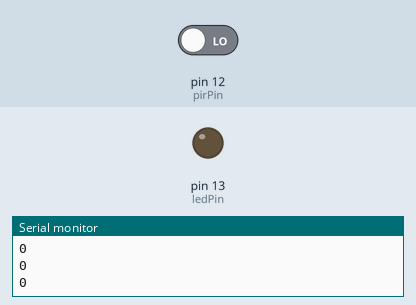
Simulated run of this sketch. Board: Arduino Uno, built with avr-gcc and run on an emulated ATmega328P. Shown: output pins drawn as LEDs (lit = HIGH), the last lines printed to the serial monitor. Inputs (shaded band) come from the test bench; at power-on: pin 12 (pirPin) LOW.

Above: at 1.2 s.
1.3 s: pin 12 (pirPin) driven HIGH
At 1.8 s:
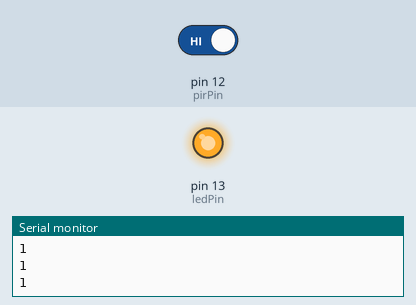
2.8 s: pin 12 (pirPin) driven LOW
At 4.2 s:
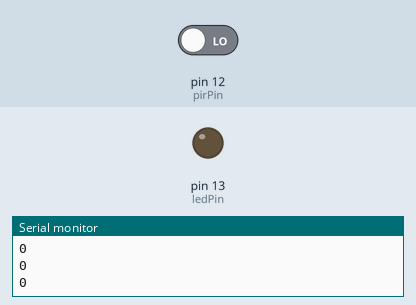
Timing chart, 0 to 5.8 s (numbered marks = the images above; inputs shaded):
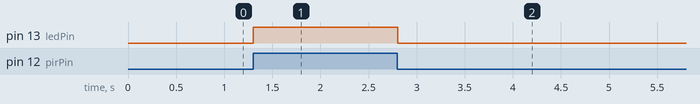

The sketch:

firstAttempt.ino
```cpp
int ledPin = 13;
int pirPin = 12;
int pirValue;

void setup() {
  pinMode(ledPin, OUTPUT);  // LED is output
  pinMode(pirPin, INPUT);   // PIR sensor is input
  digitalWrite(ledPin, LOW);

  Serial.begin(9600);       // optional, for debugging
}

void loop() {
  pirValue = digitalRead(pirPin); // read PIR sensor
  digitalWrite(ledPin, pirValue); // set LED ON if motion detected

  Serial.println(pirValue);       // optional, see 1=motion, 0=no motion
  delay(100);                     // small delay to avoid flooding serial monitor
}
```

Measured:
- after the input at 1.3 s, pin 13 (ledPin): LOW → HIGH at once
- after the input at 2.8 s, pin 13 (ledPin): HIGH → LOW at once
